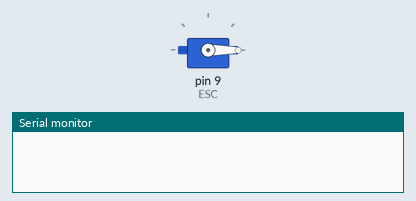
Recording of a sketch running on a simulated Arduino Uno, built with avr-gcc and run on an emulated ATmega328P. Shown: servo, the last lines printed to the serial monitor.

Above: at 0.1 s.
At 11.1 s:
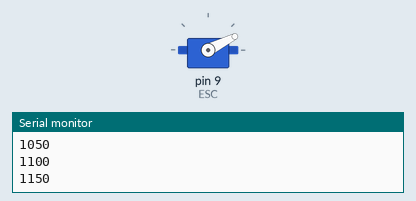
At 19.1 s:
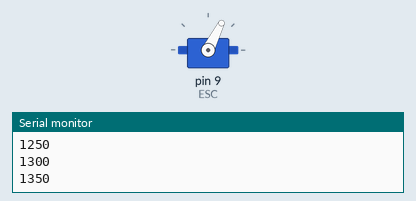
At 37.1 s:
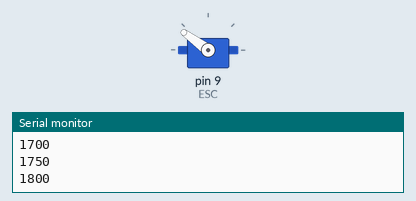
Timing chart, 0 to 40.0 s (numbered marks = the images above):
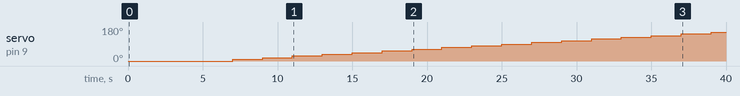

Measured:
- by itself, servo on pin 9 (ESC): moves from 0° to 153° over 32.0 s

The sketch:

Arduino_code_PWM_generator.ino
```cpp
#include <Servo.h>
Servo ESC;     // create servo object to control the ESC

int flag = 0;

void setup() {
  // Attach the ESC on pin 9
  ESC.attach(9, 1000, 2000); // (pin, min pulse width, max pulse width in microseconds)
  Serial.begin(9600);
}
void loop() {

      ESC.write(1000);    // Send the signal to the ESC

///////////////////////// for decreasing data /////////////////////////

//  int pwm_ = 1000;
//  if (flag == 0 )
//  {
//    delay(5000);          // wait a second so as not to send massive amounts of data
//    for (int ii = 0; ii < 1000; ii = ii + 50) {
//      pwm_ = 2000 - ii;
////      ESC.write(pwm_);    // Send the signal to the ESC
//      Serial.println(pwm_);
//      delay(2000);          // wait a second so as not to send massive amounts of data
//    };
////    ESC.write(1000);    // Send the signal to the ESC
//
//    pwm_ = 1000;
//    flag = 1;
//  }
////  ESC.write(pwm_);    // Send the signal to the ESC
//
//  Serial.println(pwm_);
///////////////////////////////////////////////////////////////////////////


///////////////////////// for increasing data /////////////////////////

  int pwm_ = 1000;
  if (flag == 0 )
  {
    delay(5000);          // wait a second so as not to send massive amounts of data
    for (int ii = 0; ii < 1001; ii = ii + 50) {
      pwm_ = 1000 + ii;
      ESC.write(pwm_);    // Send the signal to the ESC
      Serial.println(pwm_);
      delay(2000);          // wait a second so as not to send massive amounts of data
    };
    ESC.write(1000);    // Send the signal to the ESC

    pwm_ = 1000;
    flag = 1;
  }

  ESC.write(pwm_);    // Send the signal to the ESC

  Serial.println(pwm_);

///////////////////////////////////////////////////////////////////////////


}
```
